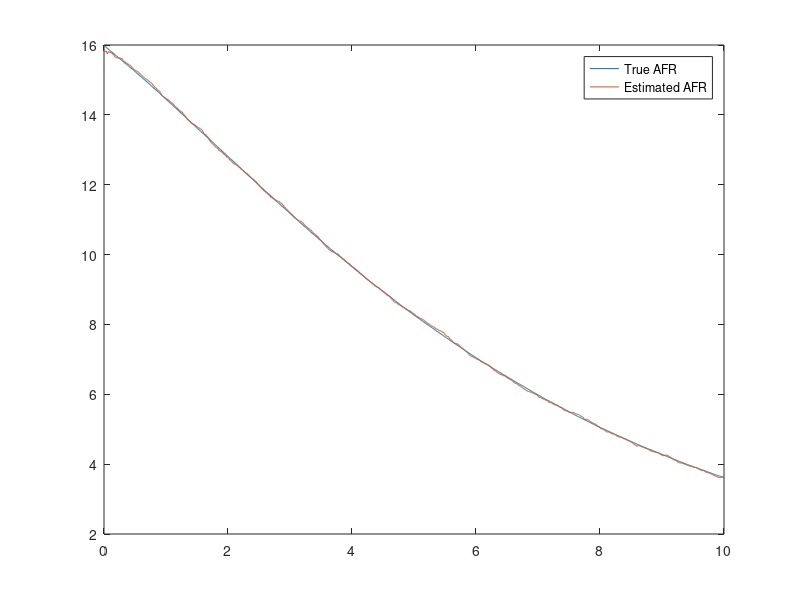
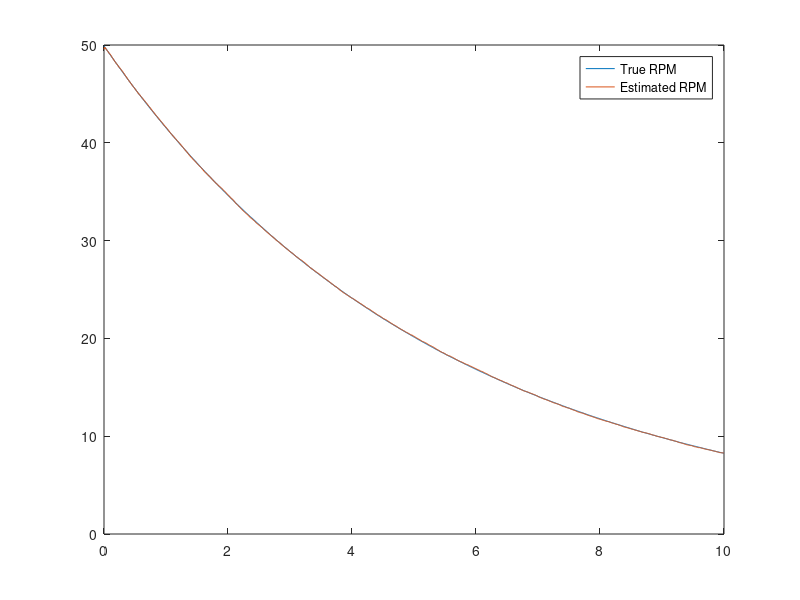

Here is the MATLAB script that generated these plots, in order:
A = [-0.4 0.1; 0.05 -0.2];
B = [0.3; 0.1];
C = eye(2);

Q = 0.01*eye(2);
R = 0.05*eye(2);

dt = 0.01;
t = 0:dt:10;

x = [16;50];
xhat = [14;45];
P = eye(2);

u = 0;

x_hist = [];
xhat_hist = [];

for i = 1:length(t)

    w = sqrt(Q)*randn(2,1);
    v = sqrt(R)*randn(2,1);

    x = x + (A*x + B*u)*dt + w*dt;
    y = C*x + v;

    xhat = xhat + (A*xhat + B*u)*dt;
    P = P + (A*P + P*A' + Q)*dt;

    S = C*P*C' + R;
    K = P*C'/S;

    xhat = xhat + K*(y - C*xhat);
    P = (eye(2) - K*C)*P;

    x_hist = [x_hist x];
    xhat_hist = [xhat_hist xhat];
end

figure
plot(t,x_hist(1,:),t,xhat_hist(1,:))
legend('True AFR','Estimated AFR')

figure
plot(t,x_hist(2,:),t,xhat_hist(2,:))
legend('True RPM','Estimated RPM')
